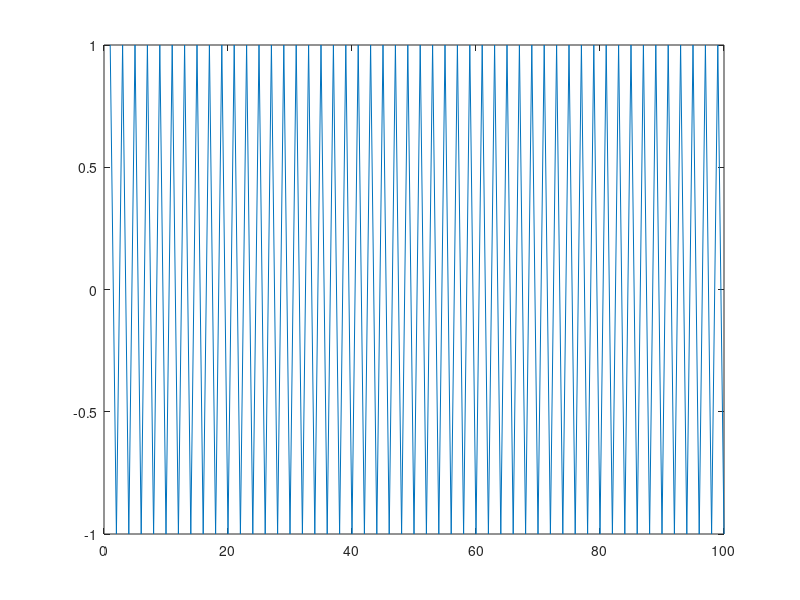

MATLAB code for this plot:
% Example 3.3
clear all
% Creation of a sample
% a uniform distribution 0 to 1
a=rand(1,20);
p=input('Probability of +1-1? ');
% Independent +1/-1 variables from a for p
a=sign(p-a);
% Formation of +1-1 or -1+1 blocks
a(2,:)=-a(1,:)
x=reshape(a,1,2*20)
pause
% Experimental calculation of power spectrum from Ex. 3.2
T=1;
N=100;               % Block size gives frequency resolution
%p=0.5;
Nexp=input('# of experiments? ')
S_X=zeros(1,N);
for n=1:Nexp
    a=rand(1,N/2);
    a=sign(p-a);
    a(2,:)=-a(1,:);
    x=reshape(a,1,N);
    X=T*fft(x);
    S_X=S_X+abs(X).^2/(N*T);    % Contribution to average
end;
oindex=0:N-1;
omega=oindex*2*pi/(N*T);
stem(omega,S_X/Nexp);           % Experimental Power spectrum (averaged)
hold on
plot(omega,T*(1-cos(omega*T)),'r'); % Ex. 3.2 theory for p = 1/2
hold off
pause
% autocorrelation from experiment
R=ifft(S_X/Nexp)/T;
plot(fftshift(R))
